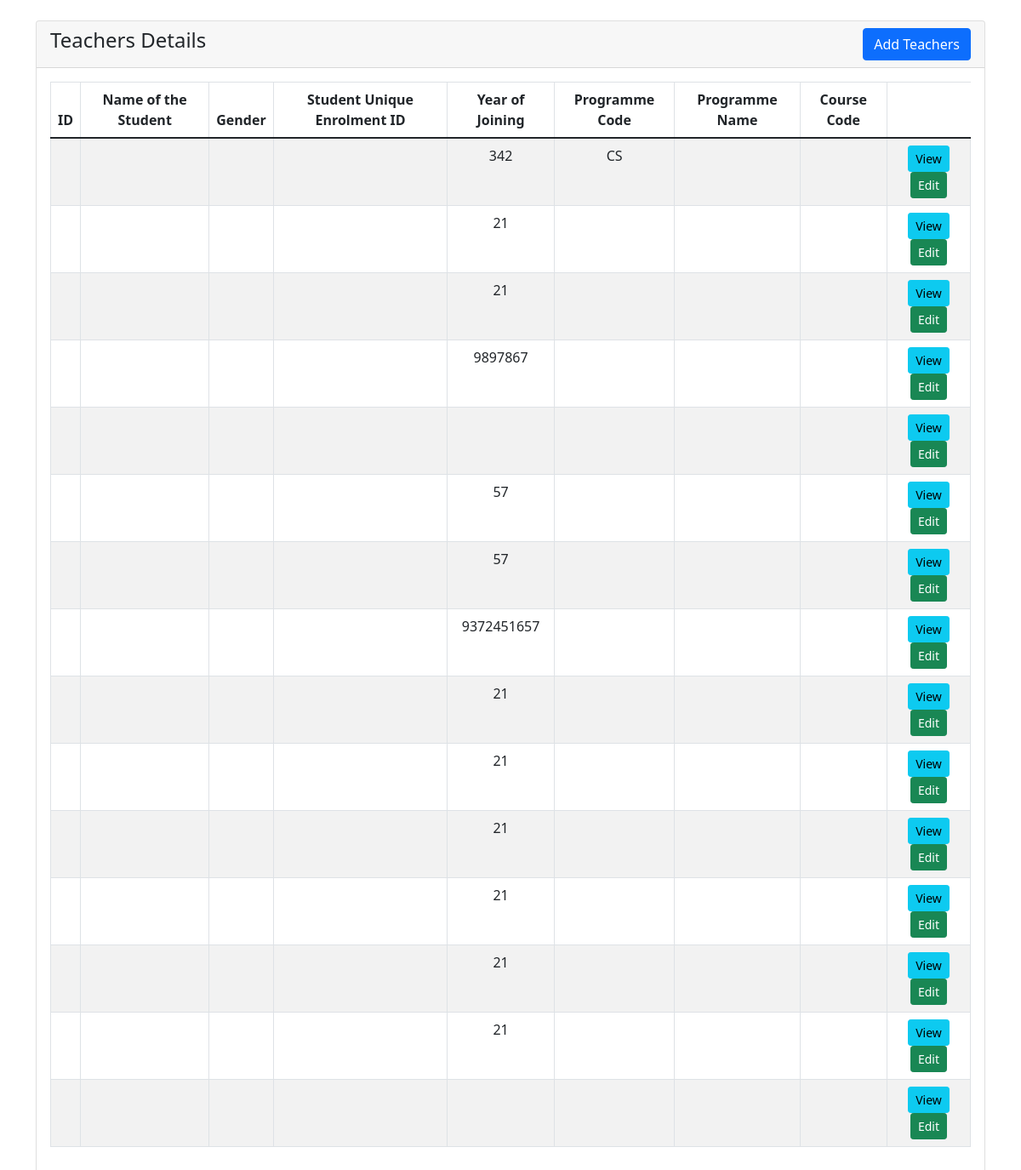
Screenshot of /teacher/teacher_details.php with the database file from the repository.
### tables this page shows
CREATE TABLE `teacherform` (
  `teacher_id` int(10) NOT NULL,
  `teacherName` varchar(100) NOT NULL,
  `pan` varchar(100) NOT NULL,
  `designation` varchar(50) NOT NULL,
  `appointmentYear` int(40) NOT NULL,
  `appointmentNature` varchar(100) NOT NULL,
  `departmentName` varchar(70) NOT NULL,
  `experienceYears` int(10) NOT NULL,
  `stillServing1` varchar(100) NOT NULL,
  `teacherNamePhD` varchar(100) NOT NULL,
  `qualificationYear` varchar(10) NOT NULL,
  `recognizedGuide` varchar(10) NOT NULL,
  `recognitionYear` int(10) NOT NULL,
  `stillServing2` varchar(10) NOT NULL,
  `researchScholar` varchar(100) NOT NULL,
  `registrationYear` int(10) NOT NULL,
  `guideAllotmentLink` date NOT NULL,
  `programmeName` varchar(50) NOT NULL,
  `programmeCode` varchar(50) NOT NULL,
  `semesterYear` varchar(10) NOT NULL,
  `lastExamDate` date NOT NULL,
  `resultDate` date NOT NULL,
  `programCode` varchar(10) NOT NULL,
  `programName` varchar(100) NOT NULL,
  `studentsAppeared` int(100) NOT NULL,
  `studentsPassed` int(100) NOT NULL,
  `teacherNameSeedMoney` varchar(100) NOT NULL,
  `seedAmount` int(10) NOT NULL,
  `yearReceived` int(10) NOT NULL,
  `policyLink` varchar(100) NOT NULL,
  `teacherNameAward` varchar(100) NOT NULL,
  `awardName` varchar(100) NOT NULL,
  `awardYear` int(10) NOT NULL,
  `awardingAgency` varchar(100) NOT NULL,
  `roomName` varchar(255) NOT NULL,
  `ictFacility` varchar(255) NOT NULL,
  `photoLink` varchar(255) NOT NULL,
  `timetable` varchar(255) NOT NULL,
  `year` varchar(10) NOT NULL,
  `budget` int(10) NOT NULL,
  `expenditure` int(10) NOT NULL,
  `totalExpenditure` int(10) NOT NULL,
  `maintenanceAcademic` int(10) NOT NULL,
  `maintenancePhysical` int(10) NOT NULL,
  `module` varchar(255) NOT NULL,
  `platform` varchar(255) NOT NULL,
  `launchDate` date NOT NULL,
  `documentLink` varchar(255) NOT NULL,
  `facility` varchar(255) NOT NULL,
  `developmentFacility` varchar(255) NOT NULL,
  `videoLink` varchar(255) NOT NULL,
  `scheme_name` varchar(255) NOT NULL,
  `gov_students` int(11) NOT NULL,
  `gov_amount` decimal(10,2) NOT NULL,
  `ngo_students` int(11) NOT NULL,
  `ngo_amount` decimal(10,2) NOT NULL,
  `ngo_name` varchar(255) NOT NULL,
  `capacity_programme` varchar(255) NOT NULL,
  `implementationDate` date NOT NULL,
  `enrolledStudents` int(11) NOT NULL,
  `agencies` text NOT NULL,
  `activity_name` varchar(255) NOT NULL,
  `students_attended` int(11) NOT NULL,
  `students_placed` int(11) NOT NULL,
  `eventDate` date NOT NULL,
  `teamIndividual` varchar(255) NOT NULL,
  `competitionLevel` varchar(255) NOT NULL,
  `eventName` varchar(255) NOT NULL,
  `pi_co_pi_name` varchar(255) NOT NULL,
  `funding_agency` varchar(255) NOT NULL,
  `type` varchar(100) NOT NULL,
  `department` varchar(255) NOT NULL,
  `funds_provided` int(10) NOT NULL,
  `duration` varchar(100) NOT NULL,
  `workshop_name` varchar(255) NOT NULL,
  `participants` int(11) NOT NULL,
  `date` varchar(100) NOT NULL,
  `activity_report_link` varchar(255) NOT NULL,
  `author_name` varchar(255) NOT NULL,
  `journal_name` varchar(255) NOT NULL,
  `publication_year` int(11) NOT NULL,
  `issn_number` varchar(255) NOT NULL,
  `journal_website` varchar(255) NOT NULL,
  `article_link` varchar(255) NOT NULL,
  `listing_status` varchar(255) NOT NULL,
  `teacher_consultants` varchar(255) NOT NULL,
  `project_name` varchar(255) NOT NULL,
  `agency_details` varchar(255) NOT NULL,
  `revenue_generated` decimal(10,2) NOT NULL,
  `trainees` int(11) NOT NULL,
  `teachers_staff_names` varchar(255) NOT NULL,
  `facilities_name_department` varchar(255) NOT NULL,
  `consultancy_name` varchar(255) NOT NULL,
  `total_amount_spent` int(10) NOT NULL,
  `organizing_unit` varchar(255) NOT NULL,
  `role` varchar(50) NOT NULL,
  `year_placement` varchar(4) NOT NULL,
  `studentName_placement` varchar(255) NOT NULL,
  `programGraduated_placement` varchar(255) NOT NULL,
  `employerName` varchar(255) NOT NULL,
  `payPackage` varchar(255) NOT NULL,
  `studentName_higher_education` varchar(255) NOT NULL,
  `institutionJoined` varchar(255) NOT NULL,
  `programAdmitted` varchar(255) NOT NULL,
  `e_governance` varchar(255) NOT NULL,
  `conference_name` varchar(255) NOT NULL,
  `conferenceName` varchar(255) NOT NULL,
  `professionalBody` varchar(255) NOT NULL,
  `amount` int(10) NOT NULL,
  `roles` varchar(255) NOT NULL,
  `from_date` date NOT NULL,
  `to_date` date NOT NULL,
  `program_title` varchar(255) NOT NULL
);

### teacher/teacher_details.php (the view, shortened to what this page needs)
<?php
require 'dbcon.php';
?>
<!doctype html>
<html lang="en">
<head>
    <link href="https://cdn.jsdelivr.net/npm/bootstrap@5.1.3/dist/css/bootstrap.min.css" rel="stylesheet">
</head>
<body>
    <div class="container mt-4">
        <div class="row">
            <div class="col-md-12">
                <div class="card">
                    <div class="card-header">
                        <h4>Teachers Details
                            <a href="teacher-create.php" class="btn btn-primary float-end">Add Teachers</a>
                        </h4>
                    </div>
                    <div class="card-body">
                        <table class="table table-bordered table-striped text-center">
                            <thead>
                                <tr>
                                    <th>ID</th>
                                    <th>Name of the Student</th>
                                    <th>Gender</th>
                                    <th>Student Unique Enrolment ID</th>
                                    <th>Year of Joining</th>
                                    <th>Programme Code</th>
                                    <th>Programme Name</th>
                                    <th>Course Code</th>
                                </tr>
                            </thead>
                            <tbody>
                                <?php
                                $query = "SELECT * FROM teacherform";
                                $query_run = mysqli_query($conn, $query);
                                if (mysqli_num_rows($query_run) > 0) {
                                    foreach ($query_run as $student) {
                                ?>
                                        <tr>
                                            <td><?= $student['id']; ?></td>
                                            <td><?= $student['studentName']; ?></td>
                                            <td><?= $student['gender']; ?></td>
                                            <td><?= $student['enrolmentID']; ?></td>
                                            <td><?= $student['programmeCode']; ?></td>
                                            <td><?= $student['programmeName']; ?></td>
                                            <td><?= $student['courseName']; ?></td>
                                            <td><?= $student['courseCode']; ?></td>
                                            <td>
                                                <a href="student-view.php?id=<? $student['id']; ?>" class="btn btn-info btn-sm">View</a>
                                                <a href="student-edit.php?id=<? $student['id']; ?>" class="btn btn-success btn-sm">Edit</a>
                                            </td>
                                        </tr>
                                <?php
                                    }
                                } else {
                                    echo "<h5> No Record Found </h5>";
                                }
                                ?>
                            </tbody>
                        </table>
                    </div>
                </div>
            </div>
        </div>
    </div>
</body>
</html>

### rows the page displays
teacherform: programmeCode "342", programmeName "CS"
teacherform: programmeCode "21"
teacherform: programmeCode "21"
teacherform: programmeCode "9897867"
teacherform: programmeCode "57"
teacherform: programmeCode "57"
teacherform: programmeCode "9372451657"
teacherform: programmeCode "21"
teacherform: programmeCode "21"
teacherform: programmeCode "21"
teacherform: programmeCode "21"
teacherform: programmeCode "21"
teacherform: programmeCode "21"
